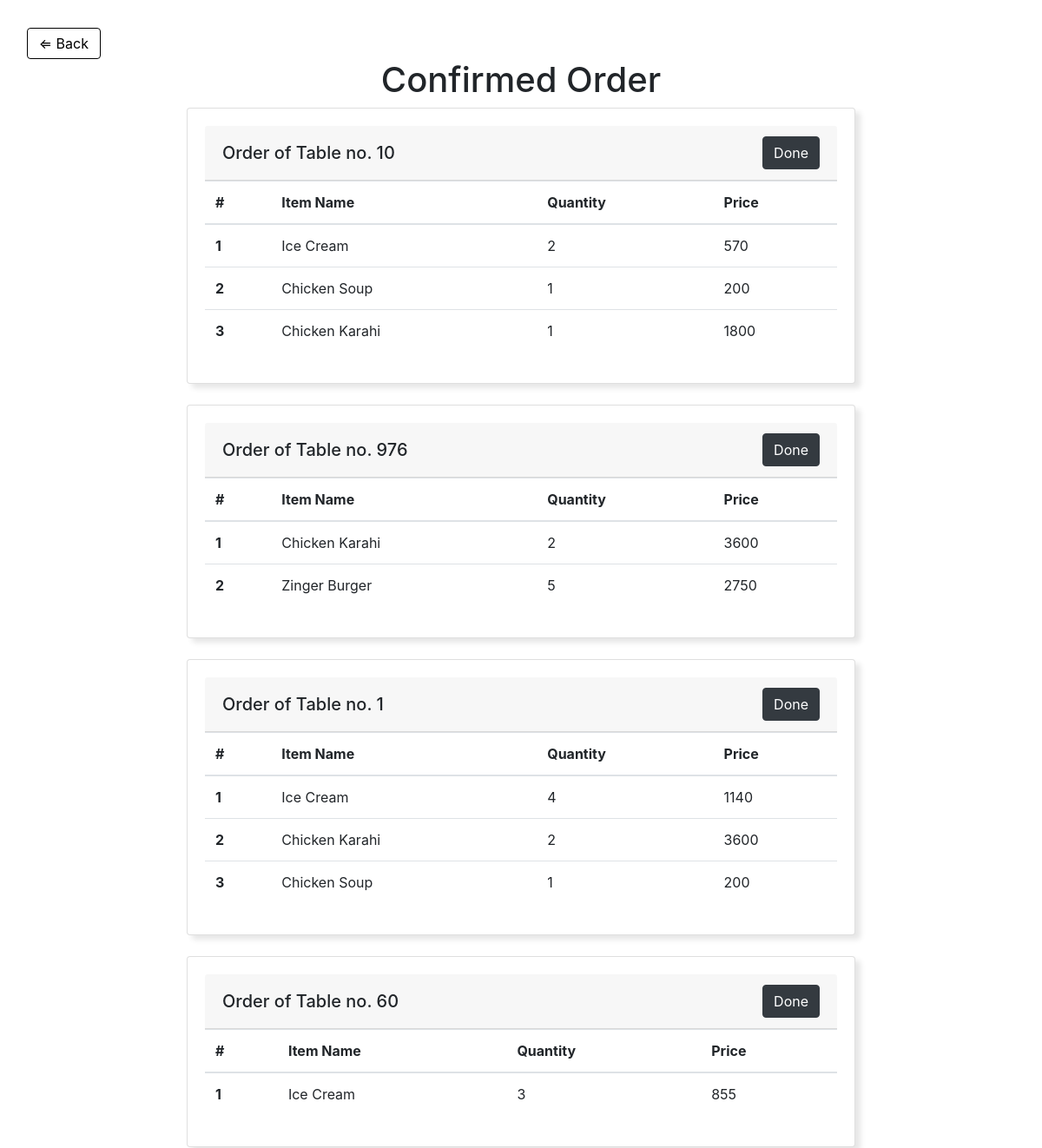
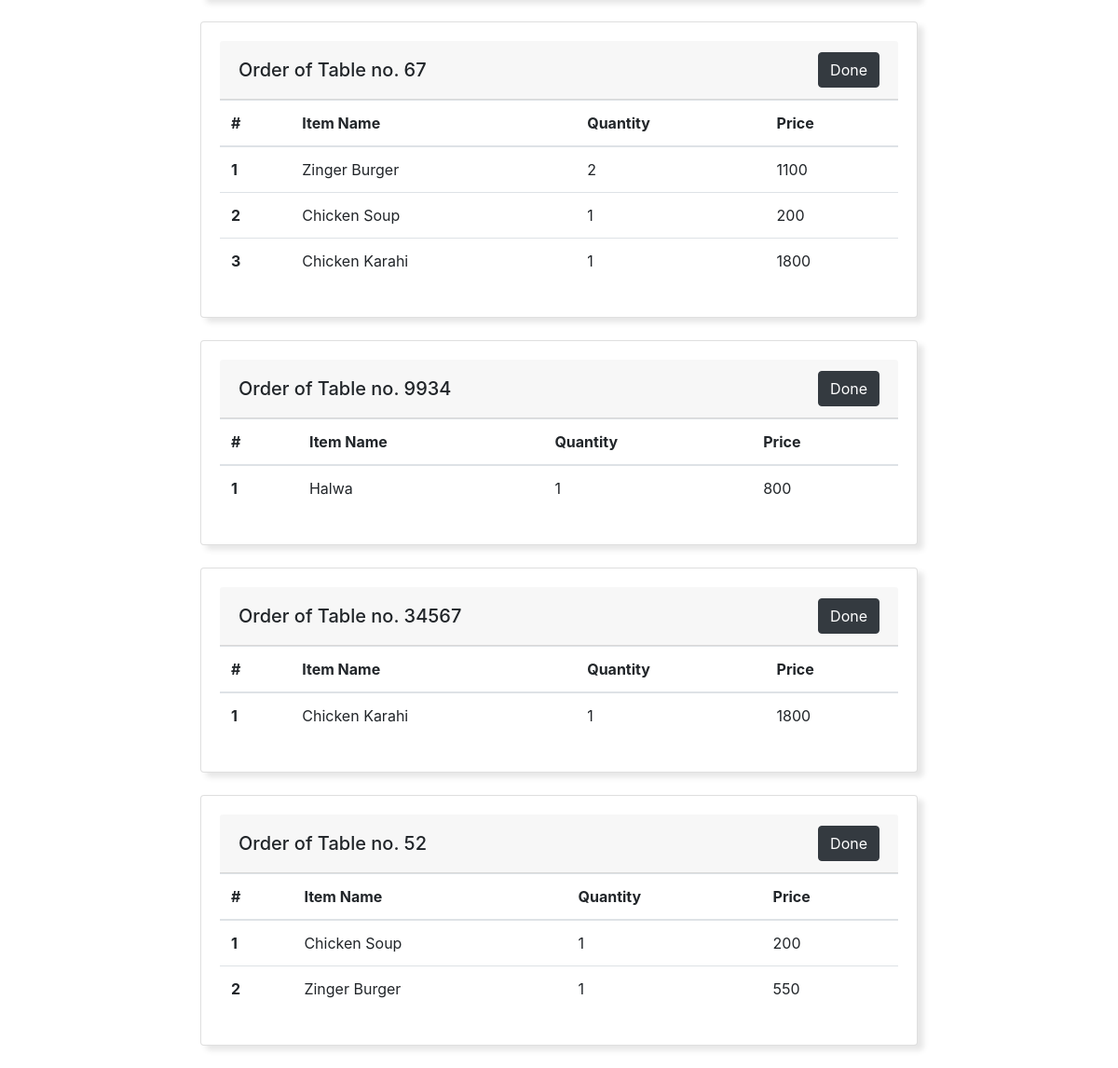
Page /confirmed-order/ on the committed database (2 pictures, top to bottom).
### base/models.py (models this page shows)
class Order(models.Model):
    items = models.ForeignKey(MenuItem , on_delete=models.SET_NULL , null=True)
    quantity = models.IntegerField(default=0 , null=True , blank=True)
    price = models.IntegerField(default=0 )
    table_no = models.IntegerField(default=0 )

class MenuItem(models.Model):
    name = models.CharField(max_length = 255)
    description = models.TextField()
    img = models.ImageField(upload_to='Menu/menu_images/' , default='')
    price = models.IntegerField()
    category = models.ManyToManyField('Category' , related_name='item')
    def __str__(self):
        return self.name

### base/views.py (the view)
# urls.py: path('confirmed-order/' , views.ConfirmedOrd , name='final_order'),
def ConfirmedOrd(request):
     all_orders = Order.objects.all()
     total = 0
     total = Order.objects.aggregate(Sum('price'))['price__sum']
     order_by_table = {}
     for order in all_orders:
        if order.table_no in order_by_table:
            order_by_table[order.table_no].append(order)
        else:
            order_by_table[order.table_no] = [order]
     context = {'order_by_table': order_by_table , 'total' : total}
     return render(request , 'confirmed_ord.html' , context)

### base/templates/confirmed_ord.html (shortened to what this page needs)
{% load static %}
<!DOCTYPE html>
<html lang="en">
<head>
    <link rel="stylesheet" href="{% static 'bootstrap/css/bootstrap.min.css' %}">
    <link rel="stylesheet" href="{% static 'css/main.css' %}">
</head>
<body>
  <br>
    <div class="container  mt-2 mx-3">
        <a href="{{ request.META.HTTP_REFERER }}" class="btn me-2 custom-button"> &lArr; Back </a>
    </div>
  <div class="container">
    <center> <h1>Confirmed Order</h1> </center>
    {% if order_by_table %}
        {% for table_no, orders in order_by_table.items %}
            <div class="card">
                <div class="card-body">
                    <table class="table">
                        <thead>
                            <tr>
                                <th scope="col">#</th>
                                <th scope="col">Item Name</th>
                                <th scope="col">Quantity</th>
                                <th scope="col">Price</th>
                            </tr>
                        </thead>
                        <tbody>
                            <h5 class="card-header d-flex justify-content-between align-items-center">Order of Table no. {{ table_no }}
                                <a href="{% url 'comp'  table_no %}">
                                    <button class="btn btn-dark">Done</button>
                                 </a>
                            </h5>
                            {% for o in orders %}
                                <tr>
                                    <th scope="row">{{ forloop.counter }}</th>
                                    <td>{{ o.items }}</td>
                                    <td>{{ o.quantity }}</td>
                                    <td>{{ o.price }}</td>
                                </tr>
                            {% endfor %}
                        </tbody>
                    </table>
                </div>
            </div>
            <br>
        {% endfor %}
    {% else %}
        <div class="alert alert-info" role="alert">
            No orders found.
        </div>
    {% endif %}
</div>
</body>
</html>

### static/css/main.css (style rules this page uses)
.card { height: 100%; box-shadow: 6px 5px 6px rgba(0, 0, 0, 0.1); }
.custom-button { text-decoration: none; color: black; border: 1px solid black; padding: 0.3rem 0.80rem; }
.container { max-width: 800px; margin: 0 auto; }

### rows in the picture
Order: table_no "10", items "Ice Cream", quantity "2", price "570"
Order: items "Chicken Soup", quantity "1", price "200"
Order: items "Chicken Karahi", quantity "1", price "1800"
Order: table_no "976", items "Chicken Karahi", quantity "2", price "3600"
Order: items "Zinger Burger", quantity "5", price "2750"
Order: table_no "1", items "Ice Cream", quantity "4", price "1140"
Order: items "Chicken Karahi", quantity "2", price "3600"
Order: items "Chicken Soup", quantity "1", price "200"
Order: table_no "60", items "Ice Cream", quantity "3", price "855"
Order: table_no "67", items "Zinger Burger", quantity "2", price "1100"
Order: items "Chicken Soup", quantity "1", price "200"
Order: items "Chicken Karahi", quantity "1", price "1800"
Order: table_no "9934", items "Halwa", quantity "1", price "800"
Order: table_no "34567", items "Chicken Karahi", quantity "1", price "1800"
Order: table_no "52", items "Chicken Soup", quantity "1", price "200"
Order: items "Zinger Burger", quantity "1", price "550"
